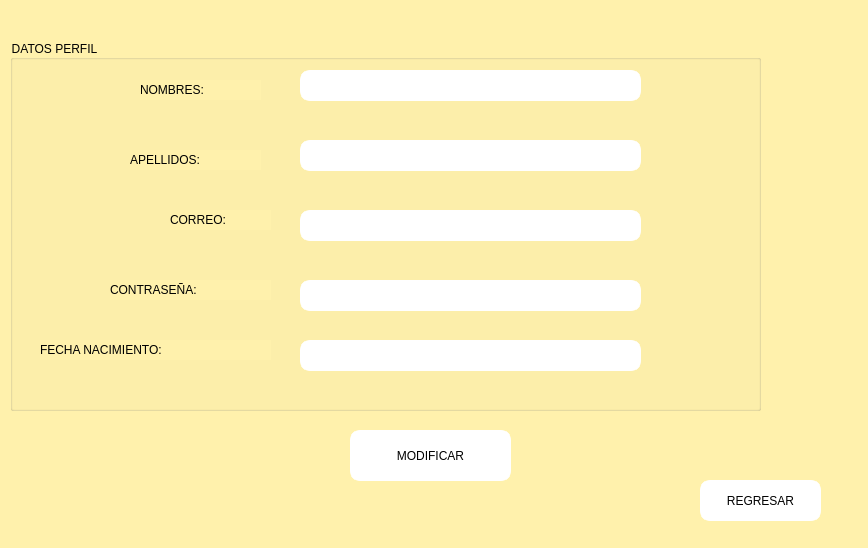
<?xml version="1.0" encoding="UTF-8"?>
<ui version="4.0">
 <class>ModificarAdmin</class>
 <widget class="QMainWindow" name="ModificarAdmin">
  <property name="geometry">
   <rect>
    <x>0</x>
    <y>0</y>
    <width>868</width>
    <height>548</height>
   </rect>
  </property>
  <property name="windowTitle">
   <string>MainWindow</string>
  </property>
  <property name="styleSheet">
   <string notr="true">background-color: rgb(255, 241, 172)
</string>
  </property>
  <widget class="QWidget" name="centralwidget">
   <widget class="QGroupBox" name="groupBox">
    <property name="geometry">
     <rect>
      <x>10</x>
      <y>40</y>
      <width>751</width>
      <height>371</height>
     </rect>
    </property>
    <property name="styleSheet">
     <string notr="true">font: 12pt &quot;Sitka&quot;;</string>
    </property>
    <property name="title">
     <string>DATOS PERFIL</string>
    </property>
    <widget class="QLabel" name="label_3">
     <property name="geometry">
      <rect>
       <x>100</x>
       <y>240</y>
       <width>161</width>
       <height>20</height>
      </rect>
     </property>
     <property name="styleSheet">
      <string notr="true">font: 600 14pt &quot;Segoe UI Semibold&quot;;</string>
     </property>
     <property name="text">
      <string>CONTRASEÑA: </string>
     </property>
    </widget>
    <widget class="QLabel" name="lblCorreo_2">
     <property name="geometry">
      <rect>
       <x>130</x>
       <y>40</y>
       <width>121</width>
       <height>20</height>
      </rect>
     </property>
     <property name="styleSheet">
      <string notr="true">font: 600 14pt &quot;Segoe UI Semibold&quot;;</string>
     </property>
     <property name="text">
      <string>NOMBRES:</string>
     </property>
    </widget>
    <widget class="QLineEdit" name="txtNombres">
     <property name="enabled">
      <bool>true</bool>
     </property>
     <property name="geometry">
      <rect>
       <x>290</x>
       <y>30</y>
       <width>341</width>
       <height>31</height>
      </rect>
     </property>
     <property name="styleSheet">
      <string notr="true">font: 600 11pt &quot;Segoe UI Variable Display Semib&quot;;
border: 5px solid white;
background-color: rgb(255, 255, 255);
border-radius: 10px;</string>
     </property>
    </widget>
    <widget class="QLabel" name="label_4">
     <property name="geometry">
      <rect>
       <x>120</x>
       <y>110</y>
       <width>131</width>
       <height>20</height>
      </rect>
     </property>
     <property name="styleSheet">
      <string notr="true">font: 600 14pt &quot;Segoe UI Semibold&quot;;</string>
     </property>
     <property name="text">
      <string>APELLIDOS:</string>
     </property>
    </widget>
    <widget class="QLineEdit" name="txtApellidos">
     <property name="geometry">
      <rect>
       <x>290</x>
       <y>100</y>
       <width>341</width>
       <height>31</height>
      </rect>
     </property>
     <property name="styleSheet">
      <string notr="true">font: 600 11pt &quot;Segoe UI Variable Display Semib&quot;;
border: 5px solid white;
background-color: rgb(255, 255, 255);
border-radius: 10px;</string>
     </property>
    </widget>
    <widget class="QLabel" name="label_5">
     <property name="geometry">
      <rect>
       <x>30</x>
       <y>300</y>
       <width>231</width>
       <height>20</height>
      </rect>
     </property>
     <property name="styleSheet">
      <string notr="true">font: 600 14pt &quot;Segoe UI Semibold&quot;;</string>
     </property>
     <property name="text">
      <string>FECHA NACIMIENTO:</string>
     </property>
    </widget>
    <widget class="QLabel" name="lblCorreo">
     <property name="geometry">
      <rect>
       <x>160</x>
       <y>170</y>
       <width>101</width>
       <height>20</height>
      </rect>
     </property>
     <property name="styleSheet">
      <string notr="true">font: 600 14pt &quot;Segoe UI Semibold&quot;;</string>
     </property>
     <property name="text">
      <string>CORREO:</string>
     </property>
    </widget>
    <widget class="QLineEdit" name="txtContraU">
     <property name="geometry">
      <rect>
       <x>290</x>
       <y>240</y>
       <width>341</width>
       <height>31</height>
      </rect>
     </property>
     <property name="styleSheet">
      <string notr="true">font: 600 11pt &quot;Segoe UI Variable Display Semib&quot;;
border: 5px solid white;
background-color: rgb(255, 255, 255);
border-radius: 10px;</string>
     </property>
     <property name="echoMode">
      <enum>QLineEdit::EchoMode::Normal</enum>
     </property>
    </widget>
    <widget class="QLineEdit" name="txtFechaN">
     <property name="geometry">
      <rect>
       <x>290</x>
       <y>300</y>
       <width>341</width>
       <height>31</height>
      </rect>
     </property>
     <property name="styleSheet">
      <string notr="true">font: 600 11pt &quot;Segoe UI Variable Display Semib&quot;;
border: 5px solid white;
background-color: rgb(255, 255, 255);
border-radius: 10px;</string>
     </property>
    </widget>
    <widget class="QLineEdit" name="txtCorreoU">
     <property name="enabled">
      <bool>false</bool>
     </property>
     <property name="geometry">
      <rect>
       <x>290</x>
       <y>170</y>
       <width>341</width>
       <height>31</height>
      </rect>
     </property>
     <property name="styleSheet">
      <string notr="true">font: 600 11pt &quot;Segoe UI Variable Display Semib&quot;;
border: 5px solid white;
background-color: rgb(255, 255, 255);
border-radius: 10px;</string>
     </property>
    </widget>
   </widget>
   <widget class="QPushButton" name="btnModificar">
    <property name="geometry">
     <rect>
      <x>350</x>
      <y>430</y>
      <width>161</width>
      <height>51</height>
     </rect>
    </property>
    <property name="cursor">
     <cursorShape>PointingHandCursor</cursorShape>
    </property>
    <property name="styleSheet">
     <string notr="true">font: 900 10pt &quot;Segoe UI Black&quot;;
border: 5px solid white;
background-color: rgb(255, 255, 255);
border-radius: 10px;</string>
    </property>
    <property name="text">
     <string>MODIFICAR</string>
    </property>
   </widget>
   <widget class="QPushButton" name="btnRegresar">
    <property name="geometry">
     <rect>
      <x>700</x>
      <y>480</y>
      <width>121</width>
      <height>41</height>
     </rect>
    </property>
    <property name="cursor">
     <cursorShape>PointingHandCursor</cursorShape>
    </property>
    <property name="styleSheet">
     <string notr="true">font: 900 10pt &quot;Segoe UI Black&quot;;
border: 5px solid white;
background-color: rgb(255, 255, 255);
border-radius: 10px;
</string>
    </property>
    <property name="text">
     <string>REGRESAR</string>
    </property>
   </widget>
  </widget>
 </widget>
 <resources/>
 <connections/>
</ui>
